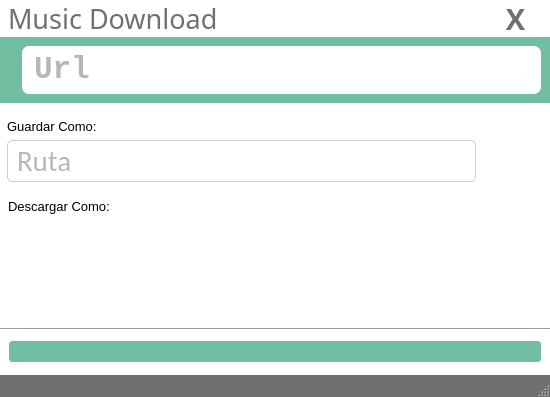
<?xml version="1.0" encoding="UTF-8"?>
<ui version="4.0">
 <class>Ventana</class>
 <widget class="QMainWindow" name="Ventana">
  <property name="geometry">
   <rect>
    <x>0</x>
    <y>0</y>
    <width>550</width>
    <height>397</height>
   </rect>
  </property>
  <property name="font">
   <font>
    <pointsize>8</pointsize>
   </font>
  </property>
  <property name="windowTitle">
   <string>MainWindow</string>
  </property>
  <property name="styleSheet">
   <string notr="true">#Ventana {
background-color: rgb(255, 255, 255);
}
#statusbar{
background-color:rgb(112, 112, 112);
color: rgb(113, 190, 161);
	font: 87 10pt &quot;Segoe UI Black&quot;;
}</string>
  </property>
  <widget class="QWidget" name="centralwidget">
   <layout class="QVBoxLayout" name="verticalLayout_5">
    <property name="leftMargin">
     <number>0</number>
    </property>
    <property name="topMargin">
     <number>0</number>
    </property>
    <property name="rightMargin">
     <number>0</number>
    </property>
    <item>
     <layout class="QVBoxLayout" name="verticalLayout_2">
      <property name="spacing">
       <number>0</number>
      </property>
      <item>
       <layout class="QHBoxLayout" name="horizontalLayout_3" stretch="1,0">
        <property name="leftMargin">
         <number>8</number>
        </property>
        <property name="rightMargin">
         <number>0</number>
        </property>
        <item>
         <widget class="QLabel" name="titulo">
          <property name="font">
           <font>
            <family>Segoe UI Black</family>
            <pointsize>20</pointsize>
           </font>
          </property>
          <property name="styleSheet">
           <string notr="true">color: rgb(112, 112, 112);</string>
          </property>
          <property name="text">
           <string>Music Download</string>
          </property>
         </widget>
        </item>
        <item>
         <widget class="QPushButton" name="salir">
          <property name="minimumSize">
           <size>
            <width>69</width>
            <height>37</height>
           </size>
          </property>
          <property name="font">
           <font>
            <family>HoloLens MDL2 Assets</family>
            <pointsize>22</pointsize>
            <weight>75</weight>
            <bold>true</bold>
           </font>
          </property>
          <property name="styleSheet">
           <string notr="true">#salir {
	border: 0px solid #fff;
	color: rgb(112, 112, 112);
}
#salir:hover {
	border: 0px solid #fff;
	background-color: rgb(255, 0, 0);
	color: rgb(255, 255, 255);
}</string>
          </property>
          <property name="text">
           <string>X</string>
          </property>
         </widget>
        </item>
       </layout>
      </item>
      <item>
       <widget class="QFrame" name="frame">
        <property name="styleSheet">
         <string notr="true">#frame {
background-color: rgb(113, 190, 161);
border: 0px solid #fff;
margin: 0px
}</string>
        </property>
        <property name="frameShape">
         <enum>QFrame::StyledPanel</enum>
        </property>
        <property name="frameShadow">
         <enum>QFrame::Raised</enum>
        </property>
        <layout class="QHBoxLayout" name="horizontalLayout_4">
         <item>
          <widget class="QLabel" name="imagen_enlace">
           <property name="minimumSize">
            <size>
             <width>1</width>
             <height>4</height>
            </size>
           </property>
           <property name="maximumSize">
            <size>
             <width>58</width>
             <height>48</height>
            </size>
           </property>
           <property name="text">
            <string/>
           </property>
           <property name="scaledContents">
            <bool>true</bool>
           </property>
          </widget>
         </item>
         <item>
          <widget class="QLineEdit" name="input">
           <property name="minimumSize">
            <size>
             <width>0</width>
             <height>48</height>
            </size>
           </property>
           <property name="font">
            <font>
             <family>Consolas</family>
             <pointsize>23</pointsize>
             <weight>75</weight>
             <bold>true</bold>
            </font>
           </property>
           <property name="styleSheet">
            <string notr="true">#input {
	border: 0px solid #fff;
	border-radius: 7px;
	background-color: rgb(255, 255, 255);
	padding-left: 10px;
	color: rgb(112, 112, 112);
}</string>
           </property>
           <property name="inputMask">
            <string/>
           </property>
           <property name="dragEnabled">
            <bool>true</bool>
           </property>
           <property name="placeholderText">
            <string>Url</string>
           </property>
          </widget>
         </item>
        </layout>
       </widget>
      </item>
     </layout>
    </item>
    <item>
     <spacer name="verticalSpacer">
      <property name="orientation">
       <enum>Qt::Vertical</enum>
      </property>
      <property name="sizeHint" stdset="0">
       <size>
        <width>20</width>
        <height>23</height>
       </size>
      </property>
     </spacer>
    </item>
    <item>
     <layout class="QVBoxLayout" name="verticalLayout_4">
      <property name="leftMargin">
       <number>7</number>
      </property>
      <property name="rightMargin">
       <number>7</number>
      </property>
      <item>
       <widget class="QLabel" name="label_2">
        <property name="font">
         <font>
          <family>Segoe UI Historic</family>
          <pointsize>10</pointsize>
         </font>
        </property>
        <property name="styleSheet">
         <string notr="true">background-color: rgba(255, 255, 255, .0);</string>
        </property>
        <property name="text">
         <string>Guardar Como:</string>
        </property>
       </widget>
      </item>
      <item>
       <layout class="QHBoxLayout" name="horizontalLayout_2">
        <item>
         <widget class="QLineEdit" name="input_Ublicacion">
          <property name="minimumSize">
           <size>
            <width>0</width>
            <height>42</height>
           </size>
          </property>
          <property name="font">
           <font>
            <family>Calibri</family>
            <pointsize>22</pointsize>
           </font>
          </property>
          <property name="styleSheet">
           <string notr="true">#input_Ublicacion {
	border: 0.5px solid rgb(204, 204, 204);
	border-radius: 5px;
	padding-left: 7px;
	background-color: rgb(255, 255, 255);
	color: rgb(112, 112, 112);
	padding-right: 64px;
}</string>
          </property>
          <property name="readOnly">
           <bool>true</bool>
          </property>
          <property name="placeholderText">
           <string>Ruta</string>
          </property>
         </widget>
        </item>
        <item>
         <widget class="QToolButton" name="botonCarpeta">
          <property name="minimumSize">
           <size>
            <width>61</width>
            <height>37</height>
           </size>
          </property>
          <property name="styleSheet">
           <string notr="true">#botonCarpeta {
	background-color: rgba(255, 255, 255, .0);
}
#botonCarpeta:hover{
	border-radius: 5px;
	background-color: rgb(113, 190, 161)
}</string>
          </property>
          <property name="text">
           <string/>
          </property>
          <property name="iconSize">
           <size>
            <width>35</width>
            <height>35</height>
           </size>
          </property>
          <property name="autoRaise">
           <bool>true</bool>
          </property>
         </widget>
        </item>
       </layout>
      </item>
     </layout>
    </item>
    <item>
     <spacer name="verticalSpacer_4">
      <property name="orientation">
       <enum>Qt::Vertical</enum>
      </property>
      <property name="sizeType">
       <enum>QSizePolicy::Expanding</enum>
      </property>
      <property name="sizeHint" stdset="0">
       <size>
        <width>20</width>
        <height>23</height>
       </size>
      </property>
     </spacer>
    </item>
    <item>
     <layout class="QVBoxLayout" name="verticalLayout_3">
      <property name="spacing">
       <number>3</number>
      </property>
      <property name="leftMargin">
       <number>8</number>
      </property>
      <property name="rightMargin">
       <number>8</number>
      </property>
      <item>
       <widget class="QLabel" name="printDescargar">
        <property name="font">
         <font>
          <family>Segoe UI Historic</family>
          <pointsize>10</pointsize>
          <weight>50</weight>
          <bold>false</bold>
         </font>
        </property>
        <property name="text">
         <string>Descargar Como:</string>
        </property>
       </widget>
      </item>
      <item>
       <layout class="QHBoxLayout" name="horizontalLayout">
        <property name="spacing">
         <number>20</number>
        </property>
        <item>
         <widget class="QToolButton" name="botonMp3">
          <property name="styleSheet">
           <string notr="true">#botonMp3:hover{
border: 1px solid rgb(118, 118, 118);
background-color: rgb(112, 112, 112);
border-radius: 6px
}</string>
          </property>
          <property name="text">
           <string/>
          </property>
          <property name="iconSize">
           <size>
            <width>63</width>
            <height>86</height>
           </size>
          </property>
          <property name="autoRaise">
           <bool>true</bool>
          </property>
         </widget>
        </item>
        <item>
         <widget class="QToolButton" name="botonMp4a">
          <property name="styleSheet">
           <string notr="true">#botonMp4a:hover{
border: 1px solid rgb(118, 118, 118);
background-color: rgb(112, 112, 112);
border-radius: 6px
}</string>
          </property>
          <property name="text">
           <string/>
          </property>
          <property name="iconSize">
           <size>
            <width>63</width>
            <height>86</height>
           </size>
          </property>
          <property name="autoRaise">
           <bool>true</bool>
          </property>
         </widget>
        </item>
        <item>
         <widget class="QToolButton" name="botonMp4">
          <property name="styleSheet">
           <string notr="true">#botonMp4:hover{
border: 1px solid rgb(118, 118, 118);
background-color: rgb(112, 112, 112);
border-radius: 6px
}</string>
          </property>
          <property name="text">
           <string/>
          </property>
          <property name="iconSize">
           <size>
            <width>63</width>
            <height>86</height>
           </size>
          </property>
          <property name="autoRaise">
           <bool>true</bool>
          </property>
         </widget>
        </item>
        <item>
         <spacer name="horizontalSpacer">
          <property name="orientation">
           <enum>Qt::Horizontal</enum>
          </property>
          <property name="sizeHint" stdset="0">
           <size>
            <width>420</width>
            <height>0</height>
           </size>
          </property>
         </spacer>
        </item>
       </layout>
      </item>
     </layout>
    </item>
    <item>
     <spacer name="verticalSpacer_3">
      <property name="orientation">
       <enum>Qt::Vertical</enum>
      </property>
      <property name="sizeHint" stdset="0">
       <size>
        <width>20</width>
        <height>25</height>
       </size>
      </property>
     </spacer>
    </item>
    <item>
     <widget class="Line" name="line">
      <property name="orientation">
       <enum>Qt::Horizontal</enum>
      </property>
     </widget>
    </item>
    <item>
     <layout class="QVBoxLayout" name="verticalLayout">
      <property name="leftMargin">
       <number>8</number>
      </property>
      <property name="topMargin">
       <number>3</number>
      </property>
      <property name="rightMargin">
       <number>8</number>
      </property>
      <property name="bottomMargin">
       <number>3</number>
      </property>
      <item>
       <widget class="QProgressBar" name="proceso">
        <property name="font">
         <font>
          <pointsize>8</pointsize>
         </font>
        </property>
        <property name="styleSheet">
         <string notr="true">#proceso {
	border: 1px solid #fff;
	background-color: rgb(113, 190, 161);
	border-radius: 4px
}
#proceso:chunk{
	background-color: rgb(112, 112, 112);
	border-radius: 9px
}</string>
        </property>
        <property name="maximum">
         <number>100</number>
        </property>
        <property name="value">
         <number>0</number>
        </property>
        <property name="textVisible">
         <bool>false</bool>
        </property>
       </widget>
      </item>
     </layout>
    </item>
   </layout>
  </widget>
  <widget class="QStatusBar" name="statusbar"/>
 </widget>
 <resources/>
 <connections/>
</ui>
